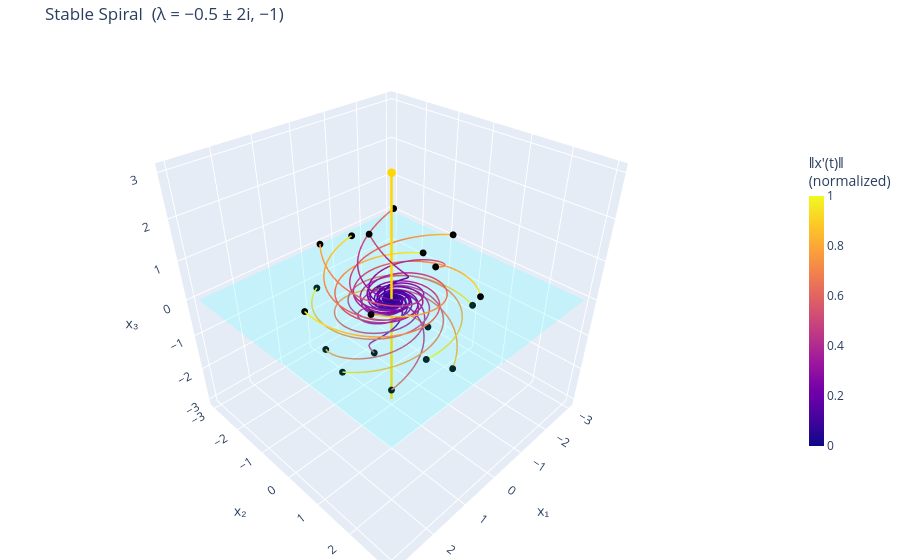

This figure's notebook cell:
### Code cell
# Stable spiral — λ = −0.5 ± 2i, −1
A = MATRICES['stable_spiral']
_, eigen_info = analyze(A)
trajectories = integrate_many(A, sphere_ics(n=20, r=2.0), t_span=(0, 12))
color_values = compute_color_values_many(A, trajectories)

plot_phase_portrait(
    trajectories, eigen_info, color_values,
    title=TITLES['stable_spiral'],
).show()

### Figure 1 — Plotly figure (JSON) as saved in the notebook; plotly's stock layout.template omitted (floating-point values rounded to 4 significant figures; data arrays with more than 128 entries replaced by an {"elided": "..."} marker saying what was removed)
{"data": [{"line": {"cmax": 1, "cmin": 0, "color": {"elided": "500 float values"}, "colorbar": {"len": 0.6, "thickness": 15, "title": {"text": "‖x′(t)‖<br>(normalized)"}}, "colorscale": [[0, "#0d0887"], [0.1111, "#46039f"], [0.2222, "#7201a8"], [0.3333, "#9c179e"], [0.4444, "#bd3786"], [0.5556, "#d8576b"], [0.6667, "#ed7953"], [0.7778, "#fb9f3a"], [0.8889, "#fdca26"], [1, "#f0f921"]], "width": 3}, "mode": "lines", "showlegend": false, "type": "scatter3d", "x": {"elided": "500 float values"}, "y": {"elided": "500 float values"}, "z": {"elided": "500 float values"}}, {"marker": {"color": "black", "size": 4}, "mode": "markers", "showlegend": false, "type": "scatter3d", "x": [0.6245], "y": [0], "z": [1.9]}, {"line": {"cmax": 1, "cmin": 0, "color": {"elided": "500 float values"}, "colorscale": [[0, "#0d0887"], [0.1111, "#46039f"], [0.2222, "#7201a8"], [0.3333, "#9c179e"], [0.4444, "#bd3786"], [0.5556, "#d8576b"], [0.6667, "#ed7953"], [0.7778, "#fb9f3a"], [0.8889, "#fdca26"], [1, "#f0f921"]], "width": 3}, "mode": "lines", "showlegend": false, "type": "scatter3d", "x": {"elided": "500 float values"}, "y": {"elided": "500 float values"}, "z": {"elided": "500 float values"}}, {"marker": {"color": "black", "size": 4}, "mode": "markers", "showlegend": false, "type": "scatter3d", "x": [-0.7769], "y": [-0.7117], "z": [1.7]}, {"line": {"cmax": 1, "cmin": 0, "color": {"elided": "500 float values"}, "colorscale": [[0, "#0d0887"], [0.1111, "#46039f"], [0.2222, "#7201a8"], [0.3333, "#9c179e"], [0.4444, "#bd3786"], [0.5556, "#d8576b"], [0.6667, "#ed7953"], [0.7778, "#fb9f3a"], [0.8889, "#fdca26"], [1, "#f0f921"]], "width": 3}, "mode": "lines", "showlegend": false, "type": "scatter3d", "x": {"elided": "500 float values"}, "y": {"elided": "500 float values"}, "z": {"elided": "500 float values"}}, {"marker": {"color": "black", "size": 4}, "mode": "markers", "showlegend": false, "type": "scatter3d", "x": [0.1157], "y": [1.318], "z": [1.5]}, {"line": {"cmax": 1, "cmin": 0, "color": {"elided": "500 float values"}, "colorscale": [[0, "#0d0887"], [0.1111, "#46039f"], [0.2222, "#7201a8"], [0.3333, "#9c179e"], [0.4444, "#bd3786"], [0.5556, "#d8576b"], [0.6667, "#ed7953"], [0.7778, "#fb9f3a"], [0.8889, "#fdca26"], [1, "#f0f921"]], "width": 3}, "mode": "lines", "showlegend": false, "type": "scatter3d", "x": {"elided": "500 float values"}, "y": {"elided": "500 float values"}, "z": {"elided": "500 float values"}}, {"marker": {"color": "black", "size": 4}, "mode": "markers", "showlegend": false, "type": "scatter3d", "x": [0.9247], "y": [-1.206], "z": [1.3]}, {"line": {"cmax": 1, "cmin": 0, "color": {"elided": "500 float values"}, "colorscale": [[0, "#0d0887"], [0.1111, "#46039f"], [0.2222, "#7201a8"], [0.3333, "#9c179e"], [0.4444, "#bd3786"], [0.5556, "#d8576b"], [0.6667, "#ed7953"], [0.7778, "#fb9f3a"], [0.8889, "#fdca26"], [1, "#f0f921"]], "width": 3}, "mode": "lines", "showlegend": false, "type": "scatter3d", "x": {"elided": "500 float values"}, "y": {"elided": "500 float values"}, "z": {"elided": "500 float values"}}, {"marker": {"color": "black", "size": 4}, "mode": "markers", "showlegend": false, "type": "scatter3d", "x": [-1.645], "y": [0.2909], "z": [1.1]}, {"line": {"cmax": 1, "cmin": 0, "color": {"elided": "500 float values"}, "colorscale": [[0, "#0d0887"], [0.1111, "#46039f"], [0.2222, "#7201a8"], [0.3333, "#9c179e"], [0.4444, "#bd3786"], [0.5556, "#d8576b"], [0.6667, "#ed7953"], [0.7778, "#fb9f3a"], [0.8889, "#fdca26"], [1, "#f0f921"]], "width": 3}, "mode": "lines", "showlegend": false, "type": "scatter3d", "x": {"elided": "500 float values"}, "y": {"elided": "500 float values"}, "z": {"elided": "500 float values"}}, {"marker": {"color": "black", "size": 4}, "mode": "markers", "showlegend": false, "type": "scatter3d", "x": [1.507], "y": [0.9586], "z": [0.9]}, {"line": {"cmax": 1, "cmin": 0, "color": {"elided": "500 float values"}, "colorscale": [[0, "#0d0887"], [0.1111, "#46039f"], [0.2222, "#7201a8"], [0.3333, "#9c179e"], [0.4444, "#bd3786"], [0.5556, "#d8576b"], [0.6667, "#ed7953"], [0.7778, "#fb9f3a"], [0.8889, "#fdca26"], [1, "#f0f921"]], "width": 3}, "mode": "lines", "showlegend": false, "type": "scatter3d", "x": {"elided": "500 float values"}, "y": {"elided": "500 float values"}, "z": {"elided": "500 float values"}}, {"marker": {"color": "black", "size": 4}, "mode": "markers", "showlegend": false, "type": "scatter3d", "x": [-0.4864], "y": [-1.809], "z": [0.7]}, {"line": {"cmax": 1, "cmin": 0, "color": {"elided": "500 float values"}, "colorscale": [[0, "#0d0887"], [0.1111, "#46039f"], [0.2222, "#7201a8"], [0.3333, "#9c179e"], [0.4444, "#bd3786"], [0.5556, "#d8576b"], [0.6667, "#ed7953"], [0.7778, "#fb9f3a"], [0.8889, "#fdca26"], [1, "#f0f921"]], "width": 3}, "mode": "lines", "showlegend": false, "type": "scatter3d", "x": {"elided": "500 float values"}, "y": {"elided": "500 float values"}, "z": {"elided": "500 float values"}}, {"marker": {"color": "black", "size": 4}, "mode": "markers", "showlegend": false, "type": "scatter3d", "x": [-0.8925], "y": [1.719], "z": [0.5]}, {"line": {"cmax": 1, "cmin": 0, "color": {"elided": "500 float values"}, "colorscale": [[0, "#0d0887"], [0.1111, "#46039f"], [0.2222, "#7201a8"], [0.3333, "#9c179e"], [0.4444, "#bd3786"], [0.5556, "#d8576b"], [0.6667, "#ed7953"], [0.7778, "#fb9f3a"], [0.8889, "#fdca26"], [1, "#f0f921"]], "width": 3}, "mode": "lines", "showlegend": false, "type": "scatter3d", "x": {"elided": "500 float values"}, "y": {"elided": "500 float values"}, "z": {"elided": "500 float values"}}, {"marker": {"color": "black", "size": 4}, "mode": "markers", "showlegend": false, "type": "scatter3d", "x": [1.857], "y": [-0.6783], "z": [0.3]}, {"line": {"cmax": 1, "cmin": 0, "color": {"elided": "500 float values"}, "colorscale": [[0, "#0d0887"], [0.1111, "#46039f"], [0.2222, "#7201a8"], [0.3333, "#9c179e"], [0.4444, "#bd3786"], [0.5556, "#d8576b"], [0.6667, "#ed7953"], [0.7778, "#fb9f3a"], [0.8889, "#fdca26"], [1, "#f0f921"]], "width": 3}, "mode": "lines", "showlegend": false, "type": "scatter3d", "x": {"elided": "500 float values"}, "y": {"elided": "500 float values"}, "z": {"elided": "500 float values"}}, {"marker": {"color": "black", "size": 4}, "mode": "markers", "showlegend": false, "type": "scatter3d", "x": [-1.846], "y": [-0.7622], "z": [0.1]}, {"line": {"cmax": 1, "cmin": 0, "color": {"elided": "500 float values"}, "colorscale": [[0, "#0d0887"], [0.1111, "#46039f"], [0.2222, "#7201a8"], [0.3333, "#9c179e"], [0.4444, "#bd3786"], [0.5556, "#d8576b"], [0.6667, "#ed7953"], [0.7778, "#fb9f3a"], [0.8889, "#fdca26"], [1, "#f0f921"]], "width": 3}, "mode": "lines", "showlegend": false, "type": "scatter3d", "x": {"elided": "500 float values"}, "y": {"elided": "500 float values"}, "z": {"elided": "500 float values"}}, {"marker": {"color": "black", "size": 4}, "mode": "markers", "showlegend": false, "type": "scatter3d", "x": [0.8466], "y": [1.809], "z": [-0.1]}, {"line": {"cmax": 1, "cmin": 0, "color": {"elided": "500 float values"}, "colorscale": [[0, "#0d0887"], [0.1111, "#46039f"], [0.2222, "#7201a8"], [0.3333, "#9c179e"], [0.4444, "#bd3786"], [0.5556, "#d8576b"], [0.6667, "#ed7953"], [0.7778, "#fb9f3a"], [0.8889, "#fdca26"], [1, "#f0f921"]], "width": 3}, "mode": "lines", "showlegend": false, "type": "scatter3d", "x": {"elided": "500 float values"}, "y": {"elided": "500 float values"}, "z": {"elided": "500 float values"}}, {"marker": {"color": "black", "size": 4}, "mode": "markers", "showlegend": false, "type": "scatter3d", "x": [0.5918], "y": [-1.887], "z": [-0.3]}, {"line": {"cmax": 1, "cmin": 0, "color": {"elided": "500 float values"}, "colorscale": [[0, "#0d0887"], [0.1111, "#46039f"], [0.2222, "#7201a8"], [0.3333, "#9c179e"], [0.4444, "#bd3786"], [0.5556, "#d8576b"], [0.6667, "#ed7953"], [0.7778, "#fb9f3a"], [0.8889, "#fdca26"], [1, "#f0f921"]], "width": 3}, "mode": "lines", "showlegend": false, "type": "scatter3d", "x": {"elided": "500 float values"}, "y": {"elided": "500 float values"}, "z": {"elided": "500 float values"}}, {"marker": {"color": "black", "size": 4}, "mode": "markers", "showlegend": false, "type": "scatter3d", "x": [-1.675], "y": [0.971], "z": [-0.5]}, {"line": {"cmax": 1, "cmin": 0, "color": {"elided": "500 float values"}, "colorscale": [[0, "#0d0887"], [0.1111, "#46039f"], [0.2222, "#7201a8"], [0.3333, "#9c179e"], [0.4444, "#bd3786"], [0.5556, "#d8576b"], [0.6667, "#ed7953"], [0.7778, "#fb9f3a"], [0.8889, "#fdca26"], [1, "#f0f921"]], "width": 3}, "mode": "lines", "showlegend": false, "type": "scatter3d", "x": {"elided": "500 float values"}, "y": {"elided": "500 float values"}, "z": {"elided": "500 float values"}}, {"marker": {"color": "black", "size": 4}, "mode": "markers", "showlegend": false, "type": "scatter3d", "x": [1.83], "y": [0.4023], "z": [-0.7]}, {"line": {"cmax": 1, "cmin": 0, "color": {"elided": "500 float values"}, "colorscale": [[0, "#0d0887"], [0.1111, "#46039f"], [0.2222, "#7201a8"], [0.3333, "#9c179e"], [0.4444, "#bd3786"], [0.5556, "#d8576b"], [0.6667, "#ed7953"], [0.7778, "#fb9f3a"], [0.8889, "#fdca26"], [1, "#f0f921"]], "width": 3}, "mode": "lines", "showlegend": false, "type": "scatter3d", "x": {"elided": "500 float values"}, "y": {"elided": "500 float values"}, "z": {"elided": "500 float values"}}, {"marker": {"color": "black", "size": 4}, "mode": "markers", "showlegend": false, "type": "scatter3d", "x": [-1.027], "y": [-1.461], "z": [-0.9]}, {"line": {"cmax": 1, "cmin": 0, "color": {"elided": "500 float values"}, "colorscale": [[0, "#0d0887"], [0.1111, "#46039f"], [0.2222, "#7201a8"], [0.3333, "#9c179e"], [0.4444, "#bd3786"], [0.5556, "#d8576b"], [0.6667, "#ed7953"], [0.7778, "#fb9f3a"], [0.8889, "#fdca26"], [1, "#f0f921"]], "width": 3}, "mode": "lines", "showlegend": false, "type": "scatter3d", "x": {"elided": "500 float values"}, "y": {"elided": "500 float values"}, "z": {"elided": "500 float values"}}, {"marker": {"color": "black", "size": 4}, "mode": "markers", "showlegend": false, "type": "scatter3d", "x": [-0.2147], "y": [1.656], "z": [-1.1]}, {"line": {"cmax": 1, "cmin": 0, "color": {"elided": "500 float values"}, "colorscale": [[0, "#0d0887"], [0.1111, "#46039f"], [0.2222, "#7201a8"], [0.3333, "#9c179e"], [0.4444, "#bd3786"], [0.5556, "#d8576b"], [0.6667, "#ed7953"], [0.7778, "#fb9f3a"], [0.8889, "#fdca26"], [1, "#f0f921"]], "width": 3}, "mode": "lines", "showlegend": false, "type": "scatter3d", "x": {"elided": "500 float values"}, "y": {"elided": "500 float values"}, "z": {"elided": "500 float values"}}, {"marker": {"color": "black", "size": 4}, "mode": "markers", "showlegend": false, "type": "scatter3d", "x": [1.162], "y": [-0.9795], "z": [-1.3]}, {"line": {"cmax": 1, "cmin": 0, "color": {"elided": "500 float values"}, "colorscale": [[0, "#0d0887"], [0.1111, "#46039f"], [0.2222, "#7201a8"], [0.3333, "#9c179e"], [0.4444, "#bd3786"], [0.5556, "#d8576b"], [0.6667, "#ed7953"], [0.7778, "#fb9f3a"], [0.8889, "#fdca26"], [1, "#f0f921"]], "width": 3}, "mode": "lines", "showlegend": false, "type": "scatter3d", "x": {"elided": "500 float values"}, "y": {"elided": "500 float values"}, "z": {"elided": "500 float values"}}, {"marker": {"color": "black", "size": 4}, "mode": "markers", "showlegend": false, "type": "scatter3d", "x": [-1.322], "y": [-0.05466], "z": [-1.5]}, {"line": {"cmax": 1, "cmin": 0, "color": {"elided": "500 float values"}, "colorscale": [[0, "#0d0887"], [0.1111, "#46039f"], [0.2222, "#7201a8"], [0.3333, "#9c179e"], [0.4444, "#bd3786"], [0.5556, "#d8576b"], [0.6667, "#ed7953"], [0.7778, "#fb9f3a"], [0.8889, "#fdca26"], [1, "#f0f921"]], "width": 3}, "mode": "lines", "showlegend": false, "type": "scatter3d", "x": {"elided": "500 float values"}, "y": {"elided": "500 float values"}, "z": {"elided": "500 float values"}}, {"marker": {"color": "black", "size": 4}, "mode": "markers", "showlegend": false, "type": "scatter3d", "x": [0.7468], "y": [0.7432], "z": [-1.7]}, {"line": {"cmax": 1, "cmin": 0, "color": {"elided": "500 float values"}, "colorscale": [[0, "#0d0887"], [0.1111, "#46039f"], [0.2222, "#7201a8"], [0.3333, "#9c179e"], [0.4444, "#bd3786"], [0.5556, "#d8576b"], [0.6667, "#ed7953"], [0.7778, "#fb9f3a"], [0.8889, "#fdca26"], [1, "#f0f921"]], "width": 3}, "mode": "lines", "showlegend": false, "type": "scatter3d", "x": {"elided": "500 float values"}, "y": {"elided": "500 float values"}, "z": {"elided": "500 float values"}}, {"marker": {"color": "black", "size": 4}, "mode": "markers", "showlegend": false, "type": "scatter3d", "x": [-0.02885], "y": [-0.6238], "z": [-1.9]}, {"colorscale": [[0, "cyan"], [1, "cyan"]], "opacity": 0.15, "showlegend": false, "showscale": false, "type": "surface", "x": {"elided": "20x20 float values"}, "y": {"elided": "20x20 float values"}, "z": {"elided": "20x20 float values"}}, {"line": {"color": "gold", "width": 5}, "mode": "lines", "showlegend": false, "type": "scatter3d", "x": [0, 0], "y": [0, 0], "z": [-3.0, 3.0]}, {"marker": {"color": "gold", "size": 5}, "mode": "markers", "showlegend": false, "type": "scatter3d", "x": [0], "y": [0], "z": [3.0]}], "layout": {"margin": {"b": 0, "l": 0, "r": 0, "t": 40}, "scene": {"aspectmode": "cube", "xaxis": {"title": {"text": "x₁"}}, "yaxis": {"title": {"text": "x₂"}}, "zaxis": {"title": {"text": "x₃"}}}, "title": {"text": "Stable Spiral  (λ = −0.5 ± 2i, −1)"}}}
